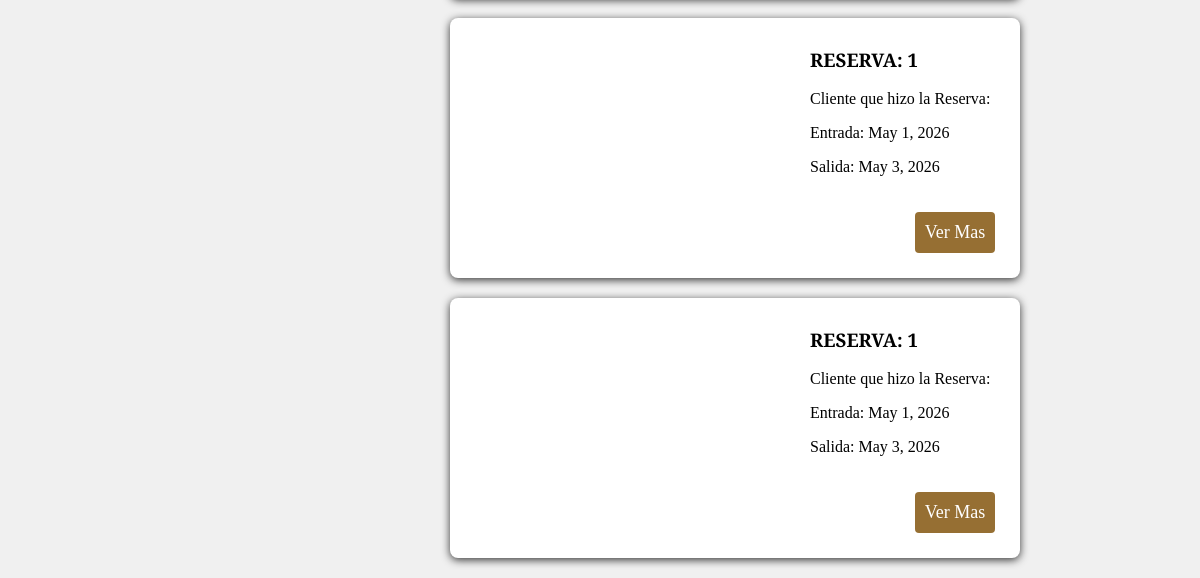
The page /reservation/list/ (lower part) on the database as committed earlier.
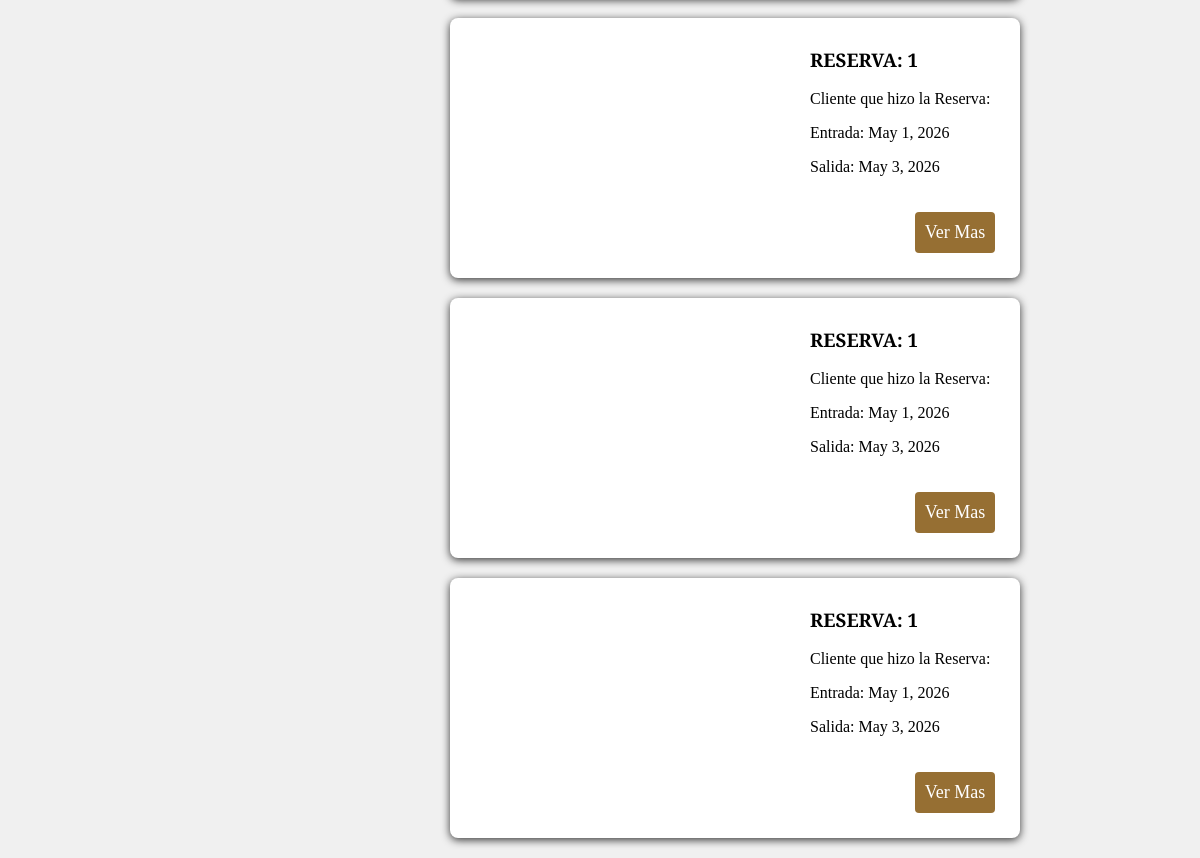
The same page on the database as committed later.
### reservation/models.py (models this page shows, shortened)
class Reservation(models.Model):
    client = models.ForeignKey(User, on_delete = models.CASCADE, verbose_name="Cliente que hace la Reserva")
    cabin = models.ForeignKey(Cabin, on_delete = models.CASCADE, verbose_name="Cabaña reservada por el Cliente")
    persons = models.IntegerField(verbose_name="Nro. de Personas en la Reserva")
    entrance = models.DateField(verbose_name="Fecha de Entrada")
    exit = models.DateField(verbose_name="Fecha de Salida")
    payment = models.DecimalField(max_digits=6, decimal_places=3)
    class Meta:
        verbose_name = "reservations"
        verbose_name_plural = "reservations"

### cabin/models.py (models this page shows, shortened)
class Cabin(models.Model):
    number = models.IntegerField(verbose_name="Numero de la Cabaña")
    preview = models.TextField(blank=True, null=True, verbose_name="Preview de la Cabaña")
    description = models.TextField(verbose_name="Descripcion de la Cabaña")
    rooms = models.IntegerField(verbose_name="Nro. de Habitaciones")
    bathroom = models.IntegerField(verbose_name="Nro. de Baños")
    dining_room = models.CharField(max_length=20, verbose_name="Comedor")
    kitchen = models.CharField(max_length=20, verbose_name="Cocina")
    availability = models.BooleanField(verbose_name="Disponibilidad de la Cabaña")
    price = models.DecimalField(max_digits=4, decimal_places=2)
    class Meta:
        verbose_name = "cabin"
        verbose_name_plural = "cabins"

### reservation/views.py (the view)
# urls.py: path('list/', ReservationList.as_view(), name="list_reservation"),
class ReservationList(ListView):
    model = Reservation
    template_name = "reservation/list_reservation.html"
    context_object_name = "reservations"

### camping/context_processors.py (called while the page is built)
def form_processor(request):
    return {"form": Contact()}

### templates/reservation/list_reservation.html (shortened to what this page needs)
{% load static %}
<link rel="stylesheet" href="{% static 'css/style.css' %}">
{% block reservation %}
    <div class="reservations">
        {% for reservation in reservations %}
            <article class="reservation">
                <h3 class="cabin-number"> RESERVA: {{ reservation.cabin.number }} </h3>
                <p> Cliente que hizo la Reserva: {{ reservation.client.name }} </p>
                <p> Entrada: {{ reservation.entrance }} </p>
                <p> Salida: {{ reservation.exit }} </p>
                <button class="reservation-detail"> <a href="{% url 'reservation:detail_reservation' reservation.pk %}"> Ver Mas </a> </button>
            </article>
        {% endfor %}
    </div>
{% endblock %}

Rows that differ between the two databases and show on the page:
added Reservation: cabin.number "1", entrance "May 1, 2026", exit "May 3, 2026"
